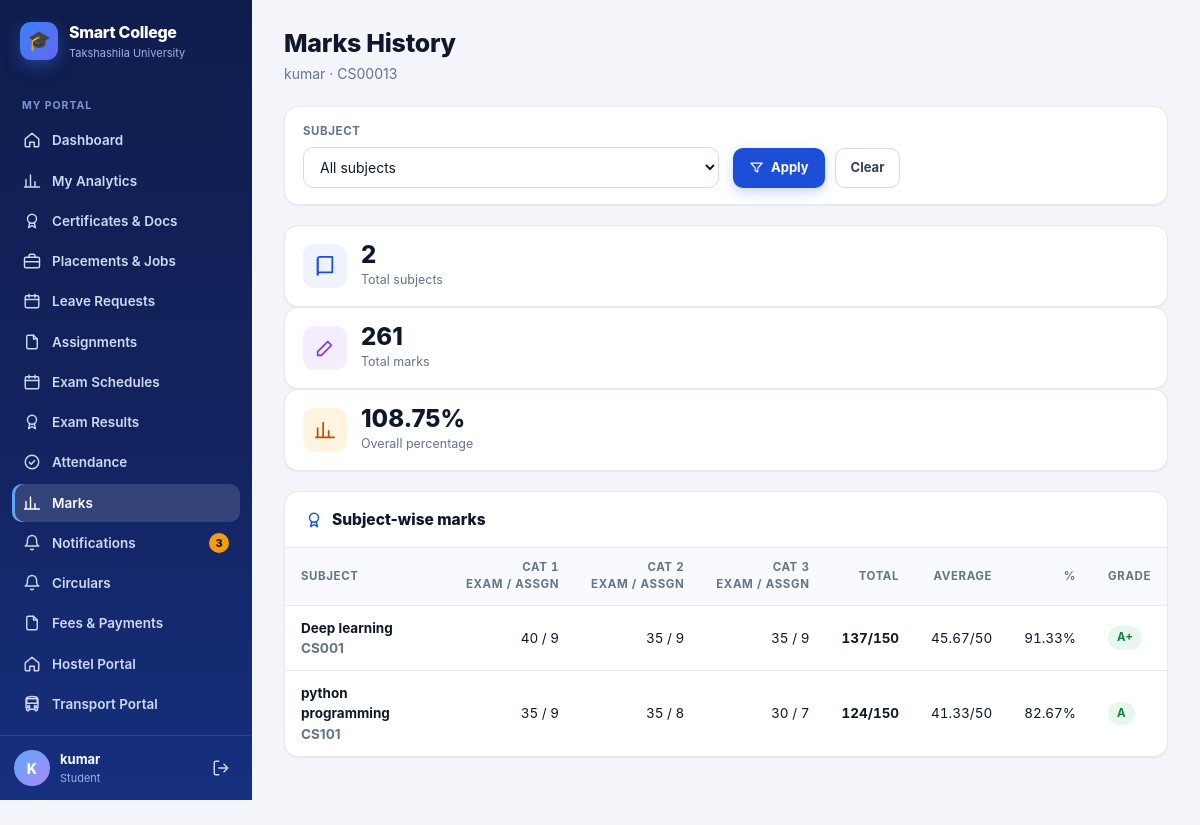
Page /students/marks-history/ (signed in) on the committed database.
### students/models.py (models this page shows, shortened)
class Student(models.Model):
    user = models.OneToOneField(
        User,
        on_delete=models.CASCADE,
        null=True,
        blank=True
    )
    name = models.CharField(max_length=100)
    roll_no = models.CharField(max_length=20, unique=True)
    sif_number = models.CharField(
        max_length=30,
        unique=True,
        null=True,
        blank=True,
        help_text="7-digit unique University SIF number (auto-generated if left blank)"
    )
    email = models.EmailField()
    department = models.ForeignKey(
        Department,
        on_delete=models.CASCADE
    )
    course = models.ForeignKey(
        Course,
        on_delete=models.SET_NULL,
        null=True,
        blank=True
    )
    year = models.IntegerField()
    is_approved = models.BooleanField(default=True)
    parent_name = models.CharField(max_length=100, blank=True)
    parent_phone = models.CharField(max_length=20, blank=True)
    phone = models.CharField(max_length=20, blank=True)
    admission_date = models.DateField(default=timezone.now)
    is_active = models.BooleanField(default=True)

### marks/models.py (models this page shows, shortened)
class Marks(models.Model):
    student = models.ForeignKey(Student, on_delete=models.CASCADE)
    subject = models.ForeignKey(Subject, on_delete=models.CASCADE)
    cat_1 = models.IntegerField(default=0)
    cat_2 = models.IntegerField(default=0)
    cat_3 = models.IntegerField(default=0)
    cat_1_assignment = models.IntegerField(default=0)
    cat_2_assignment = models.IntegerField(default=0)
    cat_3_assignment = models.IntegerField(default=0)
    class Meta:
        constraints = [
            models.UniqueConstraint(
                fields=["student", "subject"],
                name="unique_student_subject_marks",
            )
        ]
    @property
    def cat_1_total(self):
        return self.cat_1 + self.cat_1_assignment
    @property
    def cat_2_total(self):
        return self.cat_2 + self.cat_2_assignment
    @property
    def cat_3_total(self):
        return self.cat_3 + self.cat_3_assignment
    @property
    def grand_total(self):
        return self.cat_1_total + self.cat_2_total + self.cat_3_total

### faculty/models.py (models this page shows, shortened)
class Subject(models.Model):
    SUBJECT_TYPE_CHOICES = [
        ("THEORY", "Theory"),
        ("PRACTICAL", "Practical"),
    ]
    name = models.CharField(max_length=100)
    code = models.CharField(max_length=20, unique=True)
    department = models.ForeignKey(Department, on_delete=models.CASCADE)
    faculty = models.ForeignKey(Faculty, on_delete=models.CASCADE)
    course = models.ForeignKey(
        "students.Course", on_delete=models.SET_NULL,
        null=True, blank=True, related_name="subjects"
    )
    year = models.PositiveIntegerField(null=True, blank=True)
    semester = models.PositiveIntegerField(null=True, blank=True)
    credits = models.DecimalField(max_digits=4, decimal_places=1, default=0)
    subject_type = models.CharField(max_length=20, choices=SUBJECT_TYPE_CHOICES, default="THEORY")

### students/views.py (the view)
@login_required(login_url="/accounts/login/")
def marks_history(request):
    student, redirect_response = get_student_or_redirect(
        request
    )
    if redirect_response:
        return redirect_response
    marks_records = Marks.objects.filter(
        student=student
    ).select_related(
        "subject"
    ).order_by(
        "subject__name"
    )
    subject_id = request.GET.get(
        "subject"
    )
    if subject_id:
        marks_records = marks_records.filter(
            subject_id=subject_id
        )
    marks_summary = []
    for mark in marks_records:
        total = mark.grand_total
        average = round(
            total / 3,
            2
        )
        percentage = round(
            (total / 150) * 100,
            2
        )
        if percentage >= 90:
            grade = "A+"
        elif percentage >= 80:
            grade = "A"
        elif percentage >= 70:
            grade = "B"
        elif percentage >= 60:
            grade = "C"
        elif percentage >= 50:
            grade = "D"
        else:
            grade = "F"
        marks_summary.append({
            "mark":
                mark,
            "total":
                total,
            "average":
                average,
            "percentage":
                percentage,
            "grade":
                grade,
        })
    total_subjects = len(
        marks_summary
    )
    total_marks = sum(
        item["total"]
        for item in marks_summary
    )
    maximum_marks = (
        total_subjects * 120
    )
    if maximum_marks > 0:
        overall_percentage = round(
            (
                total_marks
                / maximum_marks
            ) * 100,
            2
        )
    else:
        overall_percentage = 0
    subjects = Marks.objects.filter(
        student=student
    ).select_related(
        "subject"
    ).values(
        "subject",
        "subject__name",
        "subject__code"
    ).distinct()
    return render(
        request,
        "students/marks_history.html",
        {
            "student":
                student,
            "marks_summary":
                marks_summary,
            "subjects":
                subjects,
            "selected_subject":
                subject_id,
            "total_subjects":
                total_subjects,
            "total_marks":
                total_marks,
            "overall_percentage":
                overall_percentage,
        }
    )

### accounts/context_processors.py (called while the page is built)
def _has_faculty(user):
    if not user or not user.is_authenticated:
        return False
    if Student.objects.filter(user=user).exists():
        return False
    return (
        Faculty.objects.filter(user=user).exists()
        or (bool(user.email) and Faculty.objects.filter(email=user.email).exists())
    )

### students/views.py (called while the page is built, shortened)
def get_student_or_redirect(request):
    student = Student.objects.filter(
        user=request.user
    ).first()
    if student:
        return student, None

### students/templates/students/marks_history.html (shortened to what this page needs)
{% extends "base.html" %}
{% block page_title %}Marks History{% endblock %}
{% block page_sub %}{{ student.name }} · {{ student.roll_no }}{% endblock %}
{% block content %}
<form class="filters" method="get">
    <div class="filters-row">
        <div class="field">
            <label for="subject">Subject</label>
            <select class="select" id="subject" name="subject">
                <option value="">All subjects</option>
            </select>
        </div>
        <div class="form-actions">
            <button class="btn btn-primary" type="submit"><svg class="icon icon-sm"><use href="#i-filter"/></svg> Apply</button>
            <a class="btn btn-ghost" href="/students/marks-history/">Clear</a>
        </div>
    </div>
</form>
<div class="grid-3 mb">
    <div class="stat"><div class="stat-ico"><svg class="icon icon-lg"><use href="#i-book"/></svg></div>
        <div><div class="stat-val">{{ total_subjects }}</div><div class="stat-label">Total subjects</div></div></div>
    <div class="stat"><div class="stat-ico violet"><svg class="icon icon-lg"><use href="#i-edit"/></svg></div>
        <div><div class="stat-val">{{ total_marks }}</div><div class="stat-label">Total marks</div></div></div>
    <div class="stat"><div class="stat-ico amber"><svg class="icon icon-lg"><use href="#i-chart"/></svg></div>
        <div><div class="stat-val">{{ overall_percentage }}%</div><div class="stat-label">Overall percentage</div></div></div>
</div>
<div class="card">
    <div class="card-head"><div class="card-title"><svg class="icon"><use href="#i-award"/></svg> Subject-wise marks</div></div>
    <div class="card-body flush">
        {% if marks_summary %}
        <div class="table-wrap">
            <table class="table">
                <thead><tr><th>Subject</th><th class="num">CAT 1<br>Exam / Assgn</th><th class="num">CAT 2<br>Exam / Assgn</th><th class="num">CAT 3<br>Exam / Assgn</th><th class="num">Total</th><th class="num">Average</th><th class="num">%</th><th>Grade</th></tr></thead>
                <tbody>
                {% for item in marks_summary %}
                    <tr>
                        <td class="strong">{{ item.mark.subject.name }}<div class="p-sub muted">{{ item.mark.subject.code }}</div></td>
                        <td class="num">{{ item.mark.cat_1 }} / {{ item.mark.cat_1_assignment }}</td>
                        <td class="num">{{ item.mark.cat_2 }} / {{ item.mark.cat_2_assignment }}</td>
                        <td class="num">{{ item.mark.cat_3 }} / {{ item.mark.cat_3_assignment }}</td>
                        <td class="num strong">{{ item.total }}/150</td>
                        <td class="num">{{ item.average }}/50</td>
                        <td class="num">{{ item.percentage }}%</td>
                        <td><span class="badge {% if item.grade == 'F' %}red{% elif item.grade == 'A+' or item.grade == 'A' %}green{% else %}amber{% endif %}">{{ item.grade }}</span></td>
                    </tr>
                {% endfor %}
                </tbody>
            </table>
        </div>
        {% else %}
            <div class="empty"><svg class="icon"><use href="#i-award"/></svg><b>No marks yet</b>Your marks haven't been entered yet.</div>
        {% endif %}
    </div>
</div>
{% endblock %}

### templates/base.html (shortened to what this page needs)
{% load static %}<!DOCTYPE html>
<html lang="en">
<head>
    <link rel="stylesheet" href="{% static 'css/theme.css' %}">
</head>
<body>
<div class="app">
    <aside class="sidebar" id="sidebar">
        <a class="brand" href="{{ nav_home }}">
            <span class="brand-mark">🎓</span>
            <span>
                <div class="brand-name">Smart College</div>
                <div class="brand-sub">Takshashila University</div>
            </span>
        </a>
        <nav class="nav">
            {% for group in nav_groups %}
                {% if group.label %}<div class="nav-label">{{ group.label }}</div>{% endif %}
                {% for item in group.items %}
                    <a class="nav-link {% if item.active %}active{% endif %}" href="{{ item.url }}">
                        <svg class="icon"><use href="#i-{{ item.icon }}"/></svg>
                        <span>{{ item.label }}</span>
                        {% if item.badge %}<span class="nav-badge">{{ item.badge }}</span>{% endif %}
                    </a>
                {% endfor %}
            {% endfor %}
        </nav>
        <div class="sidebar-foot">
            <div class="avatar">{{ nav_initial }}</div>
            <div class="who">
                <div class="who-name">{{ nav_display }}</div>
                <div class="who-role">{{ nav_role_label }}</div>
            </div>
            <a class="logout" href="/accounts/logout/" title="Log out"><svg class="icon"><use href="#i-logout"/></svg></a>
        </div>
    </aside>
    <div class="main">
        <main class="page">
            <div class="page-head">
                <div>
                    <h1 class="page-title">{% block page_title %}{% endblock %}</h1>
                    <div class="page-sub">{% block page_sub %}{% endblock %}</div>
                </div>
            </div>
            {% block content %}{% endblock %}
        </main>
    </div>
</div>
</body>
</html>

### rows in the picture
Student: name "kumar", roll_no "CS00013"
Marks: mark.subject.name "Deep learning", mark.subject.code "CS001", mark.cat_1 "40", mark.cat_1_assignment "9", mark.cat_2 "35", mark.cat_2_assignment "9", mark.cat_3 "35", mark.cat_3_assignment "9", total "137", average "45.67", percentage "91.33", grade "A+"
Marks: mark.subject.name "python programming", mark.subject.code "CS101", mark.cat_1 "35", mark.cat_1_assignment "9", mark.cat_2 "35", mark.cat_2_assignment "8", mark.cat_3 "30", mark.cat_3_assignment "7", total "124", average "41.33", percentage "82.67", grade "A"

### other values in the picture
{{ group.label }} "MY PORTAL"
{{ item.label }} "Dashboard" "My Analytics" "Certificates & Docs" "Placements & Jobs" "Leave Requests" "Assignments" "Exam Schedules" "Exam Results" "Attendance" "Marks" "Notifications" "Circulars" "Fees & Payments" "Hostel Portal" "Transport Portal"
{{ item.badge }} "3"
{{ nav_initial }} "K"
{{ nav_role_label }} "Student"
{{ total_subjects }} "2"
{{ total_marks }} "261"
{{ overall_percentage }} "108.75"
